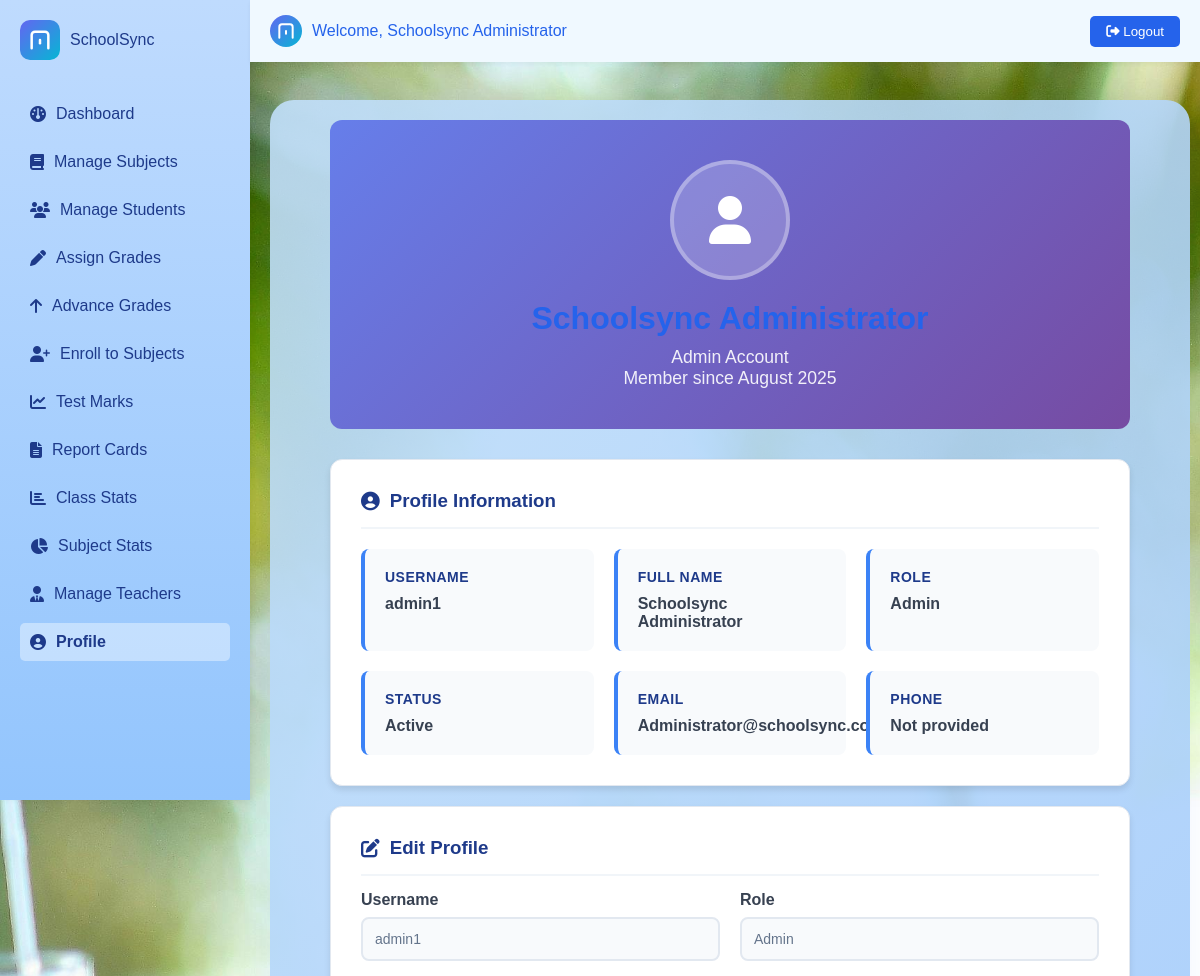
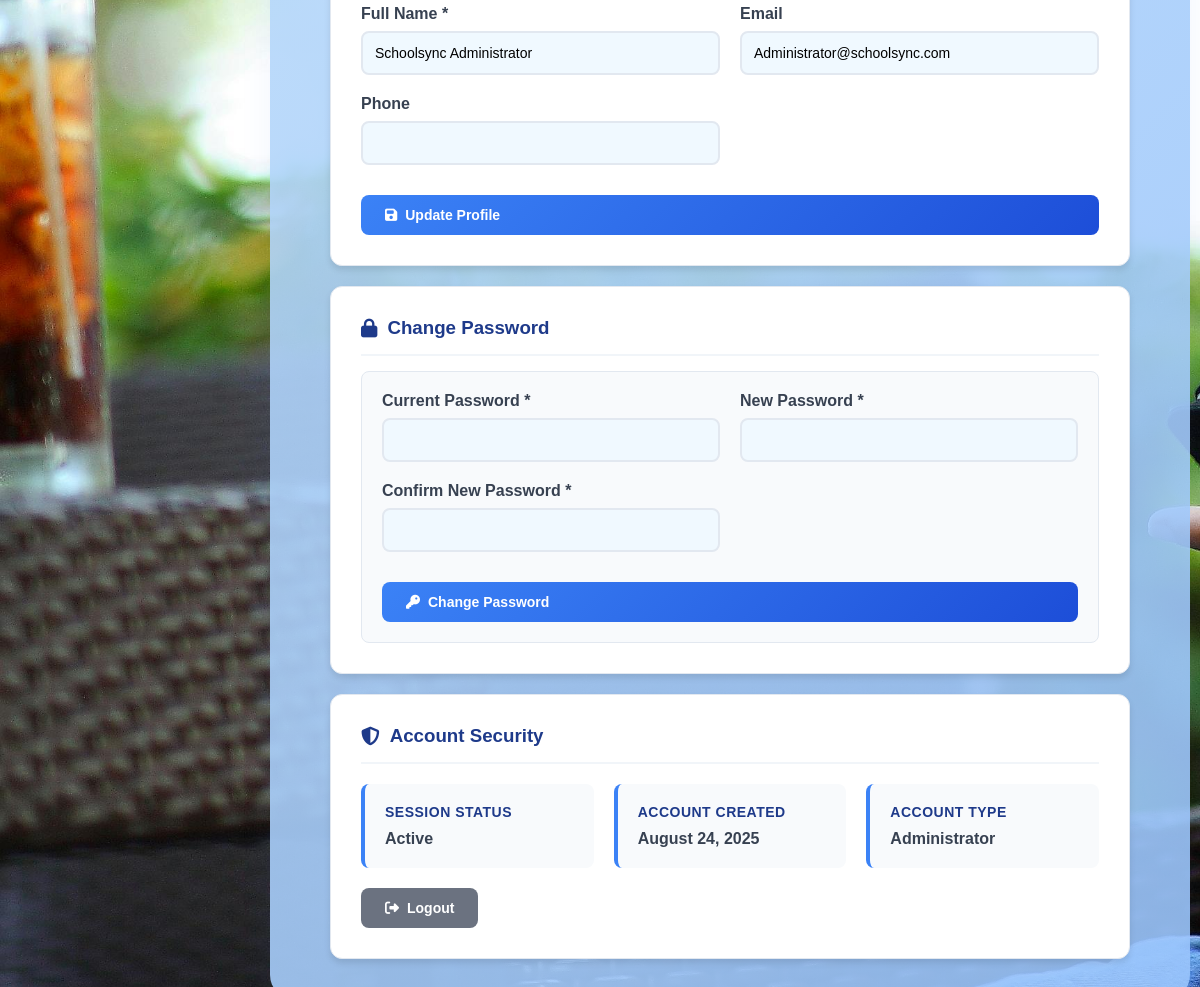
The app's page /php/profile.php (signed in) with its own data (2 pictures, top to bottom).
### tables this page shows
CREATE TABLE `users` (
  `id` int(11) NOT NULL,
  `username` varchar(50) NOT NULL,
  `password` varchar(255) NOT NULL,
  `full_name` varchar(100) NOT NULL,
  `email` varchar(100) DEFAULT NULL,
  `phone` varchar(15) DEFAULT NULL,
  `role` enum('admin','teacher') NOT NULL DEFAULT 'teacher',
  `status` enum('active','inactive') NOT NULL DEFAULT 'active',
  `created_at` timestamp NOT NULL DEFAULT current_timestamp()
);

### php/profile.php (the view, shortened to what this page needs)
<?php
include 'config.php';
$user_id = $_SESSION['user_id'];
$user_sql = "SELECT * FROM users WHERE id = ?";
$user_stmt = $conn->prepare($user_sql);
$user_stmt->bind_param("i", $user_id);
$user_stmt->execute();
$user_result = $user_stmt->get_result();
$user = $user_result->fetch_assoc();
?>
<!DOCTYPE html>
<html lang="en">
<head>
    <link rel="stylesheet" href="../css/styles.css">
    <link rel="stylesheet" href="https://cdnjs.cloudflare.com/ajax/libs/font-awesome/6.4.2/css/all.min.css">
</head>
<body>
    <?php include 'navbar.php'; ?>
    <div class="container">
        <div class="profile-container">
            <div class="profile-header">
                <div class="profile-avatar">
                    <i class="fa-solid fa-user"></i>
                </div>
                <h1><?php echo htmlspecialchars($user['full_name']); ?></h1>
                <p><?php echo ucfirst($user['role']); ?> Account</p>
                <p>Member since <?php echo date('F Y', strtotime($user['created_at'])); ?></p>
            </div>
            <div class="profile-section">
                <h3><i class="fa-solid fa-user-circle"></i> Profile Information</h3>
                <div class="info-grid">
                    <div class="info-item">
                        <h4>Username</h4>
                        <p><?php echo htmlspecialchars($user['username']); ?></p>
                    </div>
                    <div class="info-item">
                        <h4>Full Name</h4>
                        <p><?php echo htmlspecialchars($user['full_name']); ?></p>
                    </div>
                    <div class="info-item">
                        <h4>Role</h4>
                        <p><?php echo ucfirst($user['role']); ?></p>
                    </div>
                    <div class="info-item">
                        <h4>Status</h4>
                        <p><?php echo ucfirst($user['status']); ?></p>
                    </div>
                    <div class="info-item">
                        <h4>Email</h4>
                        <p><?php echo $user['email'] ? htmlspecialchars($user['email']) : 'Not provided'; ?></p>
                    </div>
                    <div class="info-item">
                        <h4>Phone</h4>
                        <p><?php echo $user['phone'] ? htmlspecialchars($user['phone']) : 'Not provided'; ?></p>
                    </div>
                </div>
            </div>
            <div class="profile-section">
                <h3><i class="fa-solid fa-edit"></i> Edit Profile</h3>
                <form method="POST">
                    <div class="form-grid">
                        <div class="form-group">
                            <label for="username">Username</label>
                            <input type="text" id="username" value="<?php echo htmlspecialchars($user['username']); ?>" readonly>
                        </div>
                        <div class="form-group">
                            <label for="role">Role</label>
                            <input type="text" id="role" value="<?php echo ucfirst($user['role']); ?>" readonly>
                        </div>
                        <div class="form-group">
                            <label for="full_name">Full Name *</label>
                            <input type="text" id="full_name" name="full_name" value="<?php echo htmlspecialchars($user['full_name']); ?>" required>
                        </div>
                        <div class="form-group">
                            <label for="email">Email</label>
                            <input type="email" id="email" name="email" value="<?php echo htmlspecialchars($user['email']); ?>">
                        </div>
                        <div class="form-group">
                            <label for="phone">Phone</label>
                            <input type="tel" id="phone" name="phone" value="<?php echo htmlspecialchars($user['phone']); ?>">
                        </div>
                    </div>
                    <button type="submit" name="update_profile" class="btn btn-primary">
                        <i class="fa-solid fa-save"></i> Update Profile
                    </button>
                </form>
            </div>
            <div class="profile-section">
                <h3><i class="fa-solid fa-lock"></i> Change Password</h3>
                <form method="POST" class="password-form">
                    <div class="form-grid">
                        <div class="form-group">
                            <label for="current_password">Current Password *</label>
                            <input type="password" id="current_password" name="current_password" required>
                        </div>
                        <div class="form-group">
                            <label for="new_password">New Password *</label>
                            <input type="password" id="new_password" name="new_password" required minlength="6">
                        </div>
                        <div class="form-group">
                            <label for="confirm_password">Confirm New Password *</label>
                            <input type="password" id="confirm_password" name="confirm_password" required minlength="6">
                        </div>
                    </div>
                    <button type="submit" name="change_password" class="btn btn-primary">
                        <i class="fa-solid fa-key"></i> Change Password
                    </button>
                </form>
            </div>
            <div class="profile-section">
                <h3><i class="fa-solid fa-shield-alt"></i> Account Security</h3>
                <div class="info-grid">
                    <div class="info-item">
                        <h4>Session Status</h4>
                        <p>Active</p>
                    </div>
                    <div class="info-item">
                        <h4>Account Created</h4>
                        <p><?php echo date('F j, Y', strtotime($user['created_at'])); ?></p>
                    </div>
                    <div class="info-item">
                        <h4>Account Type</h4>
                        <p><?php echo $user['role'] == 'admin' ? 'Administrator' : 'Teacher'; ?></p>
                    </div>
                </div>
                <div style="margin-top: 20px;">
                    <button class="btn btn-secondary" onclick="logout()">
                        <i class="fa-solid fa-sign-out-alt"></i> Logout
                    </button>
                </div>
            </div>
        </div>
    </div>
</body>
</html>

### css/styles.css (style rules this page uses)
* { margin: 0; padding: 0; box-sizing: border-box; font-family: 'Poppins', sans-serif; }
body { background: linear-gradient(135deg, #6366f1 0%, #8b5cf6 100%); background-image: url('../images/bg.jpg'); background-size: cover; background-blend-mode: overlay; }
.form-group { display: flex; flex-direction: column; }
.form-group label { font-weight: 600; color: #1e3a8a; margin-bottom: 8px; }
.container { background: linear-gradient(135deg, rgba(193, 223, 249, 0.9) 0%, rgba(153, 196, 252, 0.9) 100%); width: calc(100% - 280px); max-width: 100%; min-height: 80vh; border-radius: 24px; box-shadow: 0 8px 32px rgba(59,130,246,0.08); margin: 100px auto 50px 270px; padding: 20px; flex-grow: 1; transition: margin-left 0.3s ease, width 0.3s ease; }
h1, h2, h3 { color: #2563eb; margin-bottom: 15px; }
form { display: flex; flex-direction: column; gap: 10px; }
input, select, textarea { padding: 10px; border: 1px solid #bfdbfe; border-radius: 5px; font-size: 1rem; background: #f0f9ff; }
button { background: linear-gradient(to right, #3b82f6, #2563eb); color: white; border: none; padding: 10px 20px; border-radius: 5px; cursor: pointer; transition: opacity 0.3s, transform 0.2s; }

### php/profile.php (style rules this page uses)
.profile-container { max-width: 800px; margin: 0 auto; }
.profile-header { background: linear-gradient(135deg, #667eea 0%, #764ba2 100%); color: white; padding: 40px; border-radius: 12px; margin-bottom: 30px; text-align: center; }
.profile-avatar { width: 120px; height: 120px; border-radius: 50%; background: rgba(255, 255, 255, 0.2); display: flex; align-items: center; justify-content: center; margin: 0 auto 20px; font-size: 48px; border: 4px solid rgba(255, 255, 255, 0.3); }
.profile-header h1 { margin: 0 0 10px 0; font-size: 2rem; }
.profile-header p { margin: 0; opacity: 0.9; font-size: 1.1rem; }
.profile-section { background: white; border-radius: 12px; padding: 30px; box-shadow: 0 4px 6px rgba(0, 0, 0, 0.1); border: 1px solid #e2e8f0; margin-bottom: 20px; }
.profile-section h3 { color: #1e3a8a; margin-top: 0; border-bottom: 2px solid #f1f5f9; padding-bottom: 15px; display: flex; align-items: center; gap: 10px; }
.form-grid { display: grid; grid-template-columns: repeat(auto-fit, minmax(250px, 1fr)); gap: 20px; margin-bottom: 20px; }
.form-group { display: flex; flex-direction: column; }
.form-group label { font-weight: 600; color: #374151; margin-bottom: 8px; }
.form-group input { padding: 12px; border: 2px solid #e2e8f0; border-radius: 8px; font-size: 14px; transition: border-color 0.3s ease; }
.form-group input[readonly] { background: #f8fafc; color: #64748b; }
.btn { padding: 12px 24px; border: none; border-radius: 8px; font-size: 14px; font-weight: 600; cursor: pointer; transition: all 0.3s ease; display: inline-flex; align-items: center; gap: 8px; }
.btn-primary { background: linear-gradient(135deg, #3b82f6 0%, #1d4ed8 100%); color: white; }
.btn-secondary { background: #6b7280; color: white; }
.info-grid { display: grid; grid-template-columns: repeat(auto-fit, minmax(200px, 1fr)); gap: 20px; margin-top: 20px; }
.info-item { background: #f8fafc; padding: 20px; border-radius: 8px; border-left: 4px solid #3b82f6; }
.info-item h4 { margin: 0 0 10px 0; color: #1e3a8a; font-size: 14px; text-transform: uppercase; letter-spacing: 0.5px; }
.info-item p { margin: 0; color: #374151; font-size: 16px; font-weight: 600; }
.password-form { background: #f8fafc; padding: 20px; border-radius: 8px; border: 1px solid #e2e8f0; }

### records on screen
users: full_name "Schoolsync Administrator", role "Admin", created_at "August 2025", username "admin1", status "Active", email "Administrator@schoolsync.com", created_at "August 24, 2025"

### other values on screen
$_SESSION['full_name'] "Schoolsync Administrator"
